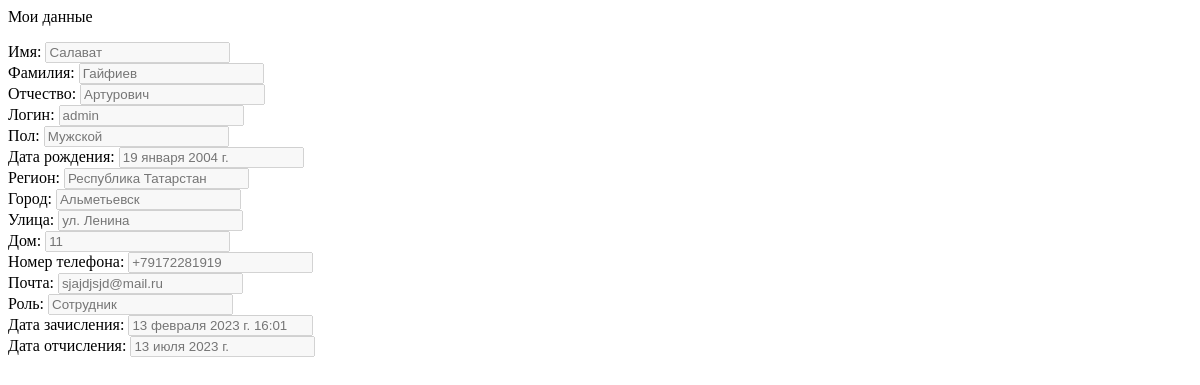
/account/profile/detail/ (signed in), run on an earlier commit of the app's database.
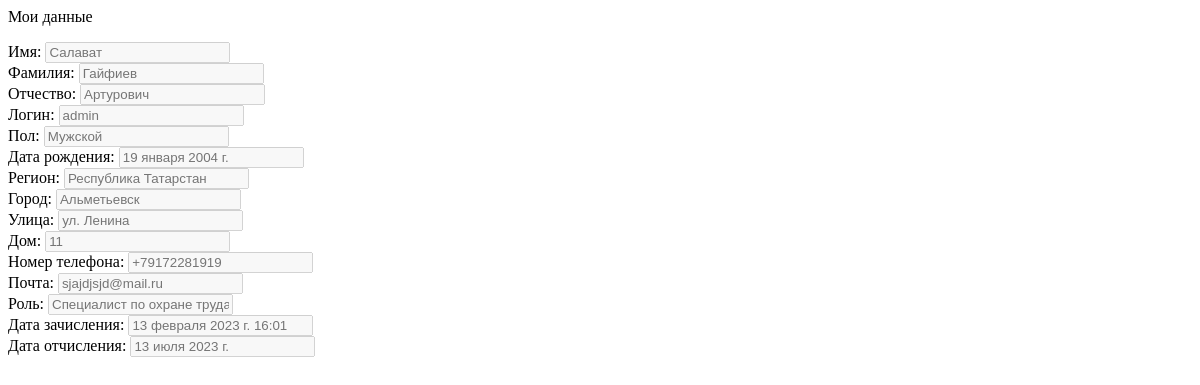
And on a later commit of the database.
### initru/models.py (models this page shows, shortened)
class CustomUser(AbstractUser):  # custom user for Users with django
    gen = (
        ('m', 'Мужской'),
        ('j', 'Женский')
    )
    patronymic = models.CharField(
        'Отчество',
        max_length=250,
    )
    gender = models.CharField(
        'Пол', choices=gen,
        max_length=3, null=True,
    )
    birthday_date = models.DateField(
        'Дата рождения', null=True,
    )
    region  = models.ForeignKey(
        Region, on_delete=models.CASCADE,
        null=True, verbose_name='Регион',
    )
    city  = ChainedForeignKey(
        City,
        chained_field='region',
        chained_model_field="region",
        show_all=False,
        auto_choose=True,
        null=True,
        sort=True, verbose_name = 'Город')
    street  = models.ForeignKey(
        Street, on_delete=models.CASCADE,
        null=True, verbose_name='Улица',
    )
    house = models.IntegerField(
        "Номер дома", null=True,
    )
    flat = models.IntegerField(
        'Этаж', null=True,
    )
    avatar = models.ImageField(
        'Изображение пользователя',
        upload_to='images/users/',
        null=True,
        blank=True,
    )
    phone_number = models.CharField(
        'Номер телефона', max_length=20,unique=True,
        blank=False, null=True,
    )
    type_user  = models.ForeignKey(
        typeuser, on_delete=models.CASCADE,
        verbose_name='Тип пользователя', null=True,
    )
    groupStud  = models.ForeignKey(
        Groups, on_delete=models.CASCADE,
        verbose_name='Группа', null=True,
        blank=True
    )
    role  = models.ForeignKey(
        role, on_delete=models.CASCADE,
        null=True, verbose_name='Роль',
    )
    date_end = models.DateField(
        'Дата завершения зачисления',
        null=True,
    )

class role(models.Model):
    name_role = models.CharField(
        'Название роли',
        max_length=30
    )
    class Meta:
        verbose_name = 'Роль'
        verbose_name_plural = 'Роли'
    def __str__(self):
        return f'{self.name_role}'

class Region(models.Model):
    name_region = models.CharField(
        'Название Региона',
        max_length=64
    )
    class Meta:
        verbose_name = 'Регион'
        verbose_name_plural = 'Регионы'
    def __str__(self):
        return f'{self.name_region}'

class City(models.Model):
    name_city = models.CharField(
        'Название города',
        max_length=50
    )
    postal_code = models.IntegerField(
        'Почтовый индекс'
    )
    region  = models.ForeignKey(
        Region, on_delete=models.CASCADE,
        null=False,
        verbose_name='Регион'
    )
    class Meta:
        verbose_name = 'Город'
        verbose_name_plural = 'Города'
    def __str__(self):
        return f'{self.name_city}'

class Street(models.Model):
    name_street = models.CharField(
        'Название улицы',
        max_length=64
    )
    class Meta:
        verbose_name = 'Улица'
        verbose_name_plural = 'Улицы'
    def __str__(self):
        return f'ул. {self.name_street}'

### initru/views.py (the view)
# urls.py: path('account/profile/detail/', ProfileView.detail, name="profile_detail"),
    def detail(request):
        page_name = 'profiile_detail_remaster.html'
        return render(request, page_name)

### initru/templates/profiile_detail_remaster.html (shortened to what the changed rows need)
{% load static %}
<div>
    <div class="d-flex align-items-center">
        <div class='row' style="max-width: 100%; width: 100%;">
            <div class="flex-wrap">
                <div class="mb-2">
                    <span class="mr-2 text-indigo-700">Имя:</span>
                    <input type="text" class="form-control form-control-sm" placeholder="{{ request.user.first_name }}" disabled />
                </div>
                <div class="mb-2">
                    <span class="mr-2 text-indigo-700">Фамилия:</span>
                    <input type="text" class="form-control form-control-sm" placeholder="{{ request.user.last_name }}" disabled />
                </div>
                <div>
                    <span class="mr-2 text-indigo-700">Отчество:</span>
                    <input type="text" class="form-control form-control-sm" placeholder="{{ request.user.patronymic }}" disabled />
                </div>
            </div>
            <div class="col mt-2">
                <div class="mb-2">
                    <span class="mr-2 text-indigo-700">Логин:</span>
                    <input type="text" class="form-control form-control-sm" placeholder="{{ request.user.username }}" disabled />
                </div>
                <div class="mb-2">
                    <span class="mr-2 text-indigo-700">Пол:</span>
                    <input type="text" class="form-control form-control-sm"
                        placeholder="{% if request.user.gender == 'm' %}Мужской{% else %}Женский{% endif %}" disabled />
                </div>
                <div>
                    <span class="mr-2 text-indigo-700">Дата рождения:</span>
                    <input type="text" class="form-control form-control-sm" placeholder="{{ request.user.birthday_date }}" disabled />
                </div>
            </div>
            <div class="col mt-2">
                <div class="mb-2">
                    <span class="mr-2 text-indigo-700">Регион:</span>
                    <input type="text" class="form-control form-control-sm" placeholder="{{ request.user.region }}" disabled />
                </div>
                <div class="mb-2">
                    <span class="mr-2 text-indigo-700">Город:</span>
                    <input type="text" class="form-control form-control-sm" placeholder="{{ request.user.city }}" disabled />
                </div>
                <div>
                    <span class="mr-2 text-indigo-700">Улица:</span>
                    <input type="text" class="form-control form-control-sm" placeholder="{{ request.user.street }}" disabled />
                </div>
            </div>
            <div class="col mt-2">
                <div class="mb-2">
                    <span class="mr-2 text-indigo-700">Дом:</span>
                    <input type="text" class="form-control form-control-sm" placeholder="{{ request.user.house }}" disabled />
                </div>
                <div class="mb-2">
                    <span class="mr-2 text-indigo-700">Номер телефона:</span>
                    <input type="text" class="form-control form-control-sm" placeholder="{{ request.user.phone_number }}" disabled />
                </div>
                <div>
                    <span class="mr-2 text-indigo-700">Почта:</span>
                    <input type="text" class="form-control form-control-sm" placeholder="{{ request.user.email }}" disabled />
                </div>
            </div>
            <div class="col mt-2">
                <div class="mb-2">
                    <span class="mr-2 text-indigo-700">Роль:</span>
                    <input type="text" class="form-control form-control-sm" placeholder="{{ request.user.role }}" disabled />
                </div>
                <div class="mb-2">
                    <span class="mr-2 text-indigo-700">Дата зачисления:</span>
                    <input type="text" class="form-control form-control-sm" placeholder="{{ request.user.date_joined }}" disabled />
                </div>
                <div>
                    <span class="mr-2 text-indigo-700">Дата отчисления:</span>
                    <input type="text" class="form-control form-control-sm" placeholder="{{ request.user.date_end }}" disabled />
                </div>
            </div>
        </div>
    </div>
</div>

What changed in the data, as far as the page shows it:
changed CustomUser "Салават": user.role "Сотрудник" → "Специалист по охране труда"
